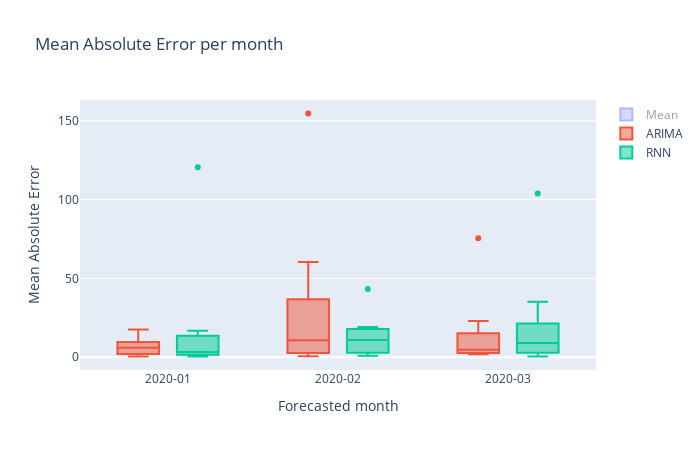
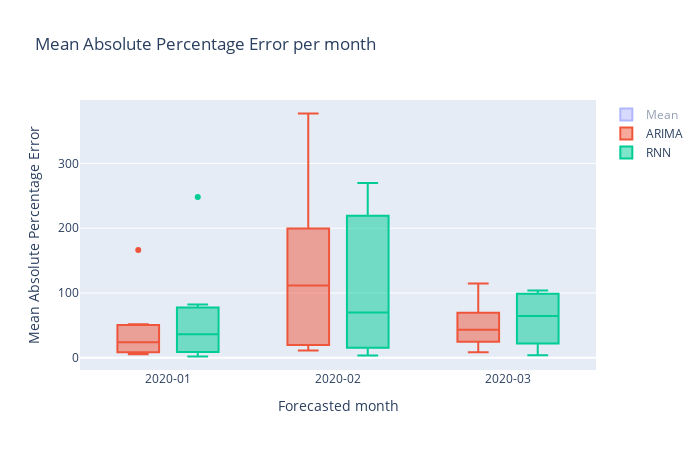

These figures' notebook cell, in order:
### Markdown cell above
## Errors per month

### Code cell
# Group errors by month

mae_monthly = go.Figure()
mape_monthly = go.Figure()

for model in ['Mean','ARIMA','RNN']:
    # MAE
    mae_model = errors[model+'_AbsError']
    mae_monthly.add_trace(go.Box(x=errors.index.str[:-3], y=mae_model, name=model))
    # MAPE
    mape_model = errors[model+'_PerError']
    mape_monthly.add_trace(go.Box(x=errors.index.str[:-3], y=mape_model, name=model))
    
mae_monthly.update_layout(title='Mean Absolute Error per month',
                          boxmode='group', xaxis_type='category',
                          xaxis_title='Forecasted month',
                          yaxis_title='Mean Absolute Error',
                          autosize=False, width=700, height=450)
mape_monthly.update_layout(title='Mean Absolute Percentage Error per month',
                           boxmode='group', xaxis_type='category',
                           xaxis_title='Forecasted month',
                           yaxis_title='Mean Absolute Percentage Error [%]',
                           autosize=False, width=700, height=450)
mae_monthly.show()
mape_monthly.show()

### Figure 1 — Plotly figure (JSON) as saved in the notebook; plotly's stock layout.template omitted (floating-point values rounded to 4 significant figures)
{"data": [{"name": "Mean", "type": "box", "visible": "legendonly", "x": ["2020-01", "2020-02", "2020-03", "2020-01", "2020-02", "2020-03", "2020-01", "2020-02", "2020-03", "2020-01", "2020-02", "2020-03", "2020-01", "2020-02", "2020-03", "2020-01", "2020-02", "2020-03", "2020-01", "2020-02", "2020-03", "2020-01", "2020-02", "2020-03", "2020-01", "2020-02", "2020-03"], "y": [29.5, 31.5, 30.5, 1, 2, 4.5, 9.5, 13, 39, 39.5, 75, 36, 317.5, 204.5, 150.5, 12.5, 22.5, 15, 1748.0, 872, 357, 3.5, 2.5, 1.5, 44.5, 60.5, 30]}, {"name": "ARIMA", "type": "box", "x": ["2020-01", "2020-02", "2020-03", "2020-01", "2020-02", "2020-03", "2020-01", "2020-02", "2020-03", "2020-01", "2020-02", "2020-03", "2020-01", "2020-02", "2020-03", "2020-01", "2020-02", "2020-03", "2020-01", "2020-02", "2020-03", "2020-01", "2020-02", "2020-03", "2020-01", "2020-02", "2020-03"], "y": [0.4725, 0.5663, 2.892, 1.56, 1.272, 2.297, 17.51, 12.03, 5.643, 6.027, 60.34, 22.89, 5.279, 9.503, 1.906, 8.319, null, null, 13.61, 154.6, 75.52, 2.08, 3.973, 3.791, 7.416, 13.01, 7.408]}, {"name": "RNN", "type": "box", "x": ["2020-01", "2020-02", "2020-03", "2020-01", "2020-02", "2020-03", "2020-01", "2020-02", "2020-03", "2020-01", "2020-02", "2020-03", "2020-01", "2020-02", "2020-03", "2020-01", "2020-02", "2020-03", "2020-01", "2020-02", "2020-03", "2020-01", "2020-02", "2020-03", "2020-01", "2020-02", "2020-03"], "y": [3.293, 5, 11, 1.461, 0.8756, 2.077, 10.04, 12.88, 8.973, 1.473, 43.18, 35.21, 16.78, 10.88, 2.945, 12.42, 19.15, 16.71, 120.5, 17.47, 103.8, 0.4404, 1.585, 0.4178, 2.316, 3.217, 3.518]}], "layout": {"autosize": false, "boxmode": "group", "height": 450, "title": {"text": "Mean Absolute Error per month"}, "width": 700, "xaxis": {"autorange": true, "range": [-0.5178, 2.518], "title": {"text": "Forecasted month"}, "type": "category"}, "yaxis": {"autorange": true, "range": [-8.148, 163.2], "title": {"text": "Mean Absolute Error"}, "type": "linear"}}}

### Figure 2 — Plotly figure (JSON) as saved in the notebook; plotly's stock layout.template omitted (floating-point values rounded to 4 significant figures)
{"data": [{"name": "Mean", "type": "box", "visible": "legendonly", "x": ["2020-01", "2020-02", "2020-03", "2020-01", "2020-02", "2020-03", "2020-01", "2020-02", "2020-03", "2020-01", "2020-02", "2020-03", "2020-01", "2020-02", "2020-03", "2020-01", "2020-02", "2020-03", "2020-01", "2020-02", "2020-03", "2020-01", "2020-02", "2020-03", "2020-01", "2020-02", "2020-03"], "y": [737.5, 630, 277.3, 25, 40, 225, 27.14, 260, 325, 54.86, 468.8, 36.36, 1443.0, 3408.0, 5017.0, 250, null, null, 713.3, 697.6, 187.9, 87.5, 62.5, 30, 52.35, 65.76, 34.09]}, {"name": "ARIMA", "type": "box", "x": ["2020-01", "2020-02", "2020-03", "2020-01", "2020-02", "2020-03", "2020-01", "2020-02", "2020-03", "2020-01", "2020-02", "2020-03", "2020-01", "2020-02", "2020-03", "2020-01", "2020-02", "2020-03", "2020-01", "2020-02", "2020-03", "2020-01", "2020-02", "2020-03", "2020-01", "2020-02", "2020-03"], "y": [11.81, 11.33, 26.3, 38.99, 25.45, 114.8, 50.03, 240.7, 47.02, 8.371, 377.1, 23.12, 24.0, 158.4, 63.54, 166.4, null, null, 5.555, 123.7, 39.75, 52.01, 99.32, 75.83, 8.724, 14.14, 8.418]}, {"name": "RNN", "type": "box", "x": ["2020-01", "2020-02", "2020-03", "2020-01", "2020-02", "2020-03", "2020-01", "2020-02", "2020-03", "2020-01", "2020-02", "2020-03", "2020-01", "2020-02", "2020-03", "2020-01", "2020-02", "2020-03", "2020-01", "2020-02", "2020-03", "2020-01", "2020-02", "2020-03", "2020-01", "2020-02", "2020-03"], "y": [82.33, 100, 100, 36.52, 17.51, 103.8, 28.69, 257.6, 74.77, 2.046, 269.9, 35.57, 76.29, 181.3, 98.17, 248.4, null, null, 49.18, 13.97, 54.63, 11.01, 39.63, 8.356, 2.724, 3.497, 3.998]}], "layout": {"autosize": false, "boxmode": "group", "height": 450, "title": {"text": "Mean Absolute Percentage Error per month"}, "width": 700, "xaxis": {"autorange": true, "range": [-0.5178, 2.518], "title": {"text": "Forecasted month"}, "type": "category"}, "yaxis": {"autorange": true, "range": [-18.79, 398.0], "title": {"text": "Mean Absolute Percentage Error"}, "type": "linear"}}}
